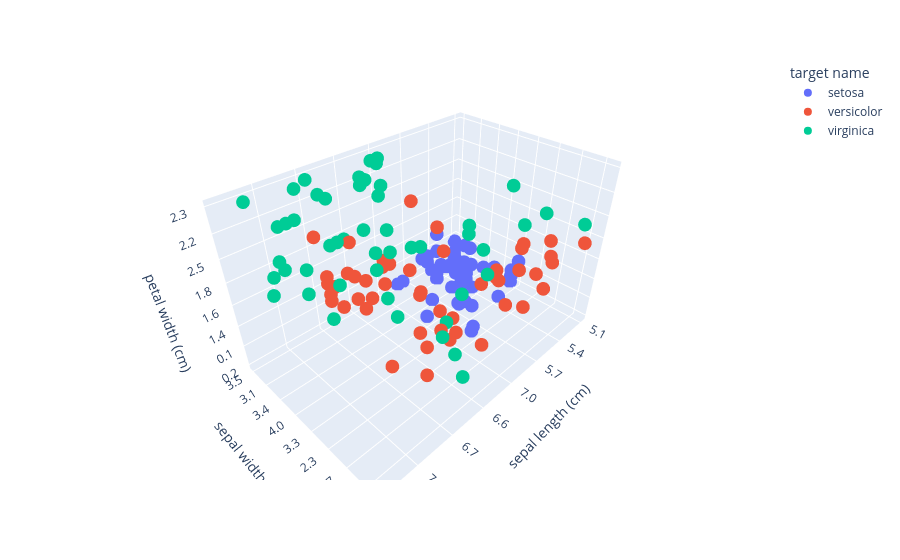

Notebook cell for this chart:
### Code cell
# 3d plot
import plotly.express as px

fig = plt.figure(figsize=(8, 8))
fig = px.scatter_3d(df, x='sepal length (cm)', y='sepal width (cm)', z='petal width (cm)',
                    color='target name')
fig.show()

### Figure 1 — Plotly figure (JSON) as saved in the notebook; plotly's stock layout.template omitted (floating-point values rounded to 4 significant figures)
{"data": [{"hovertemplate": "target name=setosa<br>sepal length (cm)=%{x}<br>sepal width (cm)=%{y}<br>petal width (cm)=%{z}<extra></extra>", "legendgroup": "setosa", "marker": {"color": "#636efa", "symbol": "circle"}, "mode": "markers", "name": "setosa", "scene": "scene", "showlegend": true, "x": ["5.1", "4.9", "4.7", "4.6", "5.0", "5.4", "4.6", "5.0", "4.4", "4.9", "5.4", "4.8", "4.8", "4.3", "5.8", "5.7", "5.4", "5.1", "5.7", "5.1", "5.4", "5.1", "4.6", "5.1", "4.8", "5.0", "5.0", "5.2", "5.2", "4.7", "4.8", "5.4", "5.2", "5.5", "4.9", "5.0", "5.5", "4.9", "4.4", "5.1", "5.0", "4.5", "4.4", "5.0", "5.1", "4.8", "5.1", "4.6", "5.3", "5.0"], "y": ["3.5", "3.0", "3.2", "3.1", "3.6", "3.9", "3.4", "3.4", "2.9", "3.1", "3.7", "3.4", "3.0", "3.0", "4.0", "4.4", "3.9", "3.5", "3.8", "3.8", "3.4", "3.7", "3.6", "3.3", "3.4", "3.0", "3.4", "3.5", "3.4", "3.2", "3.1", "3.4", "4.1", "4.2", "3.1", "3.2", "3.5", "3.6", "3.0", "3.4", "3.5", "2.3", "3.2", "3.5", "3.8", "3.0", "3.8", "3.2", "3.7", "3.3"], "z": ["0.2", "0.2", "0.2", "0.2", "0.2", "0.4", "0.3", "0.2", "0.2", "0.1", "0.2", "0.2", "0.1", "0.1", "0.2", "0.4", "0.4", "0.3", "0.3", "0.3", "0.2", "0.4", "0.2", "0.5", "0.2", "0.2", "0.4", "0.2", "0.2", "0.2", "0.2", "0.4", "0.1", "0.2", "0.2", "0.2", "0.2", "0.1", "0.2", "0.2", "0.3", "0.3", "0.2", "0.6", "0.4", "0.3", "0.2", "0.2", "0.2", "0.2"], "type": "scatter3d"}, {"hovertemplate": "target name=versicolor<br>sepal length (cm)=%{x}<br>sepal width (cm)=%{y}<br>petal width (cm)=%{z}<extra></extra>", "legendgroup": "versicolor", "marker": {"color": "#EF553B", "symbol": "circle"}, "mode": "markers", "name": "versicolor", "scene": "scene", "showlegend": true, "x": ["7.0", "6.4", "6.9", "5.5", "6.5", "5.7", "6.3", "4.9", "6.6", "5.2", "5.0", "5.9", "6.0", "6.1", "5.6", "6.7", "5.6", "5.8", "6.2", "5.6", "5.9", "6.1", "6.3", "6.1", "6.4", "6.6", "6.8", "6.7", "6.0", "5.7", "5.5", "5.5", "5.8", "6.0", "5.4", "6.0", "6.7", "6.3", "5.6", "5.5", "5.5", "6.1", "5.8", "5.0", "5.6", "5.7", "5.7", "6.2", "5.1", "5.7"], "y": ["3.2", "3.2", "3.1", "2.3", "2.8", "2.8", "3.3", "2.4", "2.9", "2.7", "2.0", "3.0", "2.2", "2.9", "2.9", "3.1", "3.0", "2.7", "2.2", "2.5", "3.2", "2.8", "2.5", "2.8", "2.9", "3.0", "2.8", "3.0", "2.9", "2.6", "2.4", "2.4", "2.7", "2.7", "3.0", "3.4", "3.1", "2.3", "3.0", "2.5", "2.6", "3.0", "2.6", "2.3", "2.7", "3.0", "2.9", "2.9", "2.5", "2.8"], "z": ["1.4", "1.5", "1.5", "1.3", "1.5", "1.3", "1.6", "1.0", "1.3", "1.4", "1.0", "1.5", "1.0", "1.4", "1.3", "1.4", "1.5", "1.0", "1.5", "1.1", "1.8", "1.3", "1.5", "1.2", "1.3", "1.4", "1.4", "1.7", "1.5", "1.0", "1.1", "1.0", "1.2", "1.6", "1.5", "1.6", "1.5", "1.3", "1.3", "1.3", "1.2", "1.4", "1.2", "1.0", "1.3", "1.2", "1.3", "1.3", "1.1", "1.3"], "type": "scatter3d"}, {"hovertemplate": "target name=virginica<br>sepal length (cm)=%{x}<br>sepal width (cm)=%{y}<br>petal width (cm)=%{z}<extra></extra>", "legendgroup": "virginica", "marker": {"color": "#00cc96", "symbol": "circle"}, "mode": "markers", "name": "virginica", "scene": "scene", "showlegend": true, "x": ["6.3", "5.8", "7.1", "6.3", "6.5", "7.6", "4.9", "7.3", "6.7", "7.2", "6.5", "6.4", "6.8", "5.7", "5.8", "6.4", "6.5", "7.7", "7.7", "6.0", "6.9", "5.6", "7.7", "6.3", "6.7", "7.2", "6.2", "6.1", "6.4", "7.2", "7.4", "7.9", "6.4", "6.3", "6.1", "7.7", "6.3", "6.4", "6.0", "6.9", "6.7", "6.9", "5.8", "6.8", "6.7", "6.7", "6.3", "6.5", "6.2", "5.9"], "y": ["3.3", "2.7", "3.0", "2.9", "3.0", "3.0", "2.5", "2.9", "2.5", "3.6", "3.2", "2.7", "3.0", "2.5", "2.8", "3.2", "3.0", "3.8", "2.6", "2.2", "3.2", "2.8", "2.8", "2.7", "3.3", "3.2", "2.8", "3.0", "2.8", "3.0", "2.8", "3.8", "2.8", "2.8", "2.6", "3.0", "3.4", "3.1", "3.0", "3.1", "3.1", "3.1", "2.7", "3.2", "3.3", "3.0", "2.5", "3.0", "3.4", "3.0"], "z": ["2.5", "1.9", "2.1", "1.8", "2.2", "2.1", "1.7", "1.8", "1.8", "2.5", "2.0", "1.9", "2.1", "2.0", "2.4", "2.3", "1.8", "2.2", "2.3", "1.5", "2.3", "2.0", "2.0", "1.8", "2.1", "1.8", "1.8", "1.8", "2.1", "1.6", "1.9", "2.0", "2.2", "1.5", "1.4", "2.3", "2.4", "1.8", "1.8", "2.1", "2.4", "2.3", "1.9", "2.3", "2.5", "2.3", "1.9", "2.0", "2.3", "1.8"], "type": "scatter3d"}], "layout": {"scene": {"domain": {"x": [0.0, 1.0], "y": [0.0, 1.0]}, "xaxis": {"title": {"text": "sepal length (cm)"}}, "yaxis": {"title": {"text": "sepal width (cm)"}}, "zaxis": {"title": {"text": "petal width (cm)"}}}, "legend": {"title": {"text": "target name"}, "tracegroupgap": 0}, "margin": {"t": 60}}}
